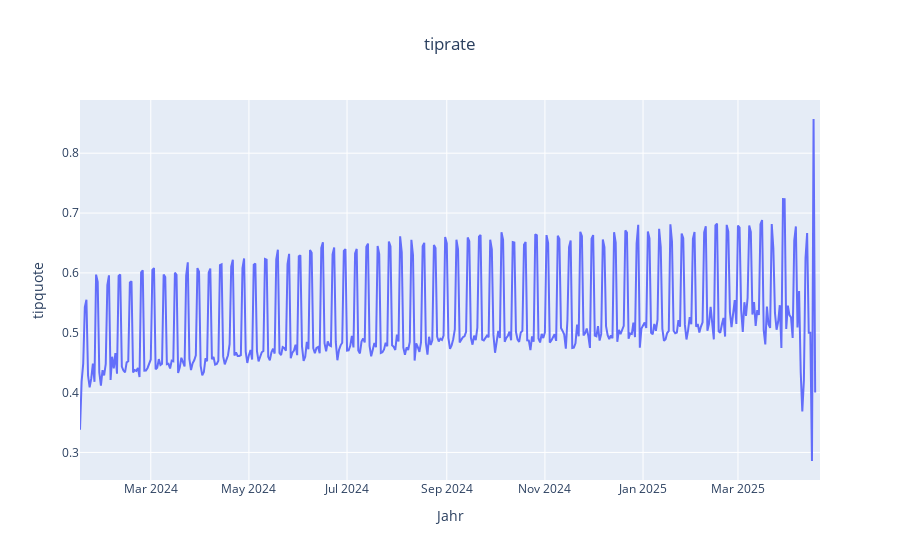

Notebook cell for this chart:
### Code cell
import plotly.express as px

fig = px.line( 
    x=daily_tip_rate.index, 
    y=daily_tip_rate, 
    title='tiprate',
    labels={'Month': 'Datum', 'Anzahl_Passagiere': 'Anzahl der Passagiere'}
)

fig.update_layout(title_x=0.5, xaxis_title="Jahr", yaxis_title="tipquote")

fig.show()

### Figure 1 — Plotly figure (JSON) as saved in the notebook; plotly's stock layout.template omitted (floating-point values rounded to 4 significant figures; data arrays with more than 128 entries replaced by an {"elided": "..."} marker saying what was removed)
{"data": [{"hovertemplate": "x=%{x}<br>y=%{y}<extra></extra>", "legendgroup": "", "line": {"color": "#636efa", "dash": "solid"}, "marker": {"symbol": "circle"}, "mode": "lines", "name": "", "orientation": "v", "showlegend": false, "type": "scatter", "x": {"elided": "461 str values"}, "xaxis": "x", "y": {"elided": "461 float values"}, "yaxis": "y"}], "layout": {"legend": {"tracegroupgap": 0}, "title": {"text": "tiprate", "x": 0.5}, "xaxis": {"anchor": "y", "domain": [0, 1], "title": {"text": "Jahr"}}, "yaxis": {"anchor": "x", "domain": [0, 1], "title": {"text": "tipquote"}}}}
